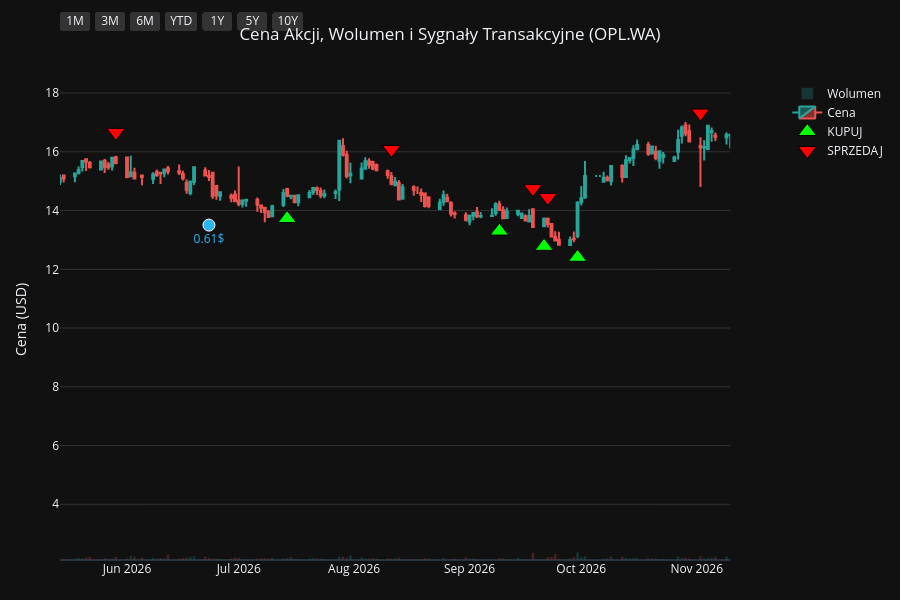
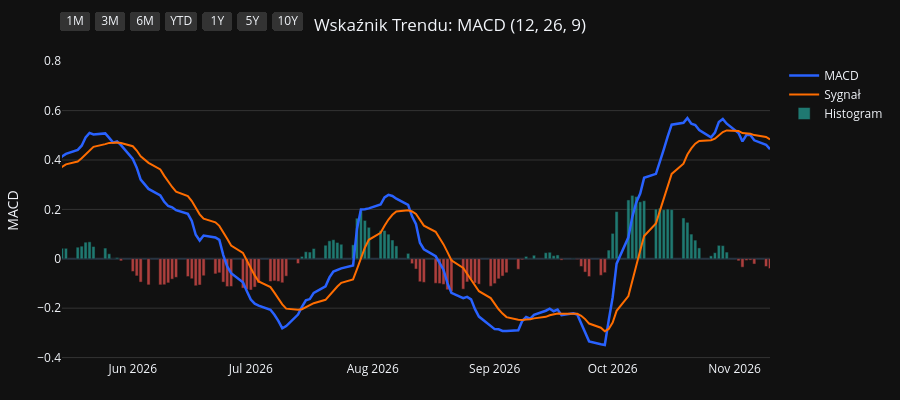
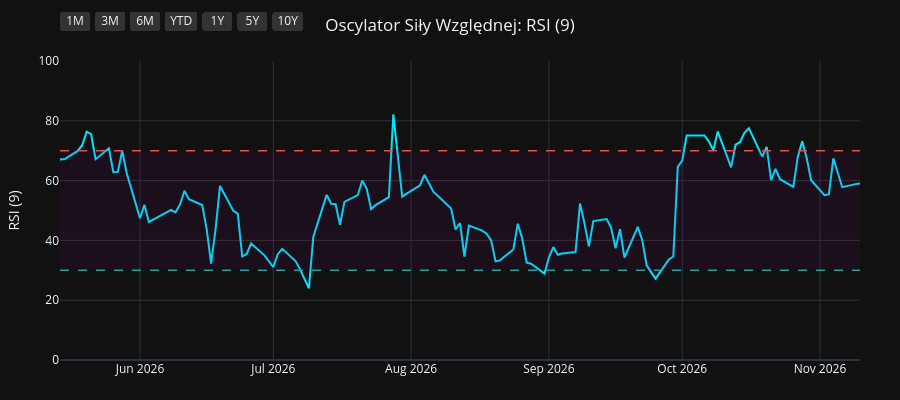
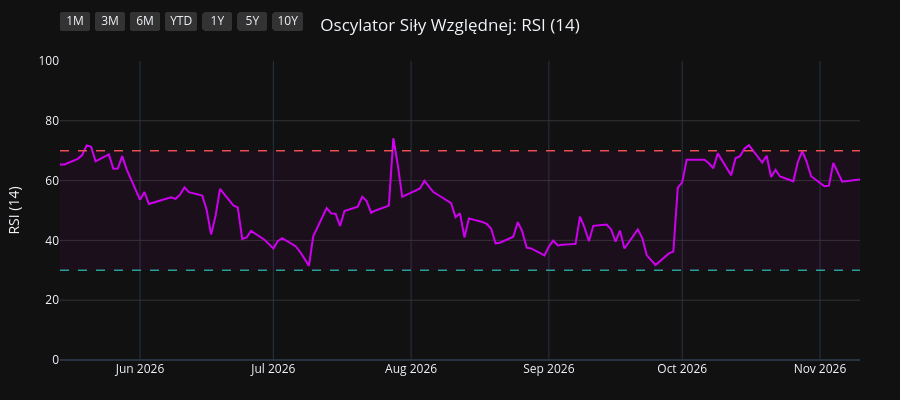

Notebook code for these charts, in order:
### Code cell
import os
import yfinance as yf
import pandas as pd
import pandas_ta as ta
import plotly.graph_objects as go
from plotly.subplots import make_subplots

# 1. Pobranie i przygotowanie danych
symbol = os.environ.get("STOCK_TICKER", "").strip().upper()
if not symbol:
    raise RuntimeError("Set STOCK_TICKER before running price_extractor.ipynb")
df = yf.Ticker(symbol).history(period="10y")
df.index = df.index.tz_localize(None)

# Wskaźniki i sygnały
df.ta.macd(fast=12, slow=26, signal=9, append=True)
df.ta.rsi(length=9, append=True)
df.ta.rsi(length=14, append=True)
df.ta.rsi(length=21, append=True)
df.dropna(inplace=True)

macd = df['MACD_12_26_9']
signal = df['MACDs_12_26_9']
wczorajszy_macd = macd.shift(1)
wczorajszy_signal = signal.shift(1)

df['Decyzja'] = 'BRAK'
df.loc[(macd > signal) & (wczorajszy_macd <= wczorajszy_signal), 'Decyzja'] = 'KUPUJ'
df.loc[(macd < signal) & (wczorajszy_macd >= wczorajszy_signal), 'Decyzja'] = 'SPRZEDAJ'

df_kupuj = df[df['Decyzja'] == 'KUPUJ']
df_sprzedaj = df[df['Decyzja'] == 'SPRZEDAJ']
df_dywidendy = df[df['Dividends'] > 0]
df_splity = df[df['Stock Splits'] > 0]

# Wspólna konfiguracja osi X
konfiguracja_osi_x = dict(
    type="date",
    showspikes=True, spikemode="across", spikesnap="cursor", spikedash="dot", spikecolor="#ffffff", spikethickness=1, hoverformat="%Y-%m-%d",
    rangeselector=dict(
        buttons=list([
            dict(count=1, label="1M", step="month", stepmode="backward"),
            dict(count=3, label="3M", step="month", stepmode="backward"),
            dict(count=6, label="6M", step="month", stepmode="backward"),
            dict(count=1, label="YTD", step="year", stepmode="todate"),
            dict(count=1, label="1Y", step="year", stepmode="backward"),
            dict(count=5, label="5Y", step="year", stepmode="backward"),
            dict(step="all", label="10Y")
        ]),
        bgcolor="#333333", activecolor="#2962ff", x=0, y=1.1
    )
)

# ==========================================
# WYKRES 1: CENA + WOLUMEN + SYGNAŁY
# ==========================================
fig1 = make_subplots(specs=[[{"secondary_y": True}]])

kolory_wolumenu = ['#26a69a' if row['Close'] >= row['Open'] else '#ef5350' for index, row in df.iterrows()]
fig1.add_trace(go.Bar(x=df.index, y=df['Volume'], marker_color=kolory_wolumenu, opacity=0.25, name='Wolumen'), secondary_y=True)
fig1.add_trace(go.Candlestick(x=df.index, open=df['Open'], high=df['High'], low=df['Low'], close=df['Close'], name='Cena', increasing_line_color='#26a69a', decreasing_line_color='#ef5350'), secondary_y=False)
fig1.add_trace(go.Scatter(x=df_kupuj.index, y=df_kupuj['Low'] * 0.95, customdata=df_kupuj[['Low', 'High']], mode='markers', marker=dict(symbol='triangle-up', size=16, color='#00ff00', line=dict(width=1, color='black')), name='KUPUJ', hovertemplate='KUPUJ<br>Najniższa: %{customdata[0]:.2f}<br>Najwyższa: %{customdata[1]:.2f}<extra></extra>'), secondary_y=False)
fig1.add_trace(go.Scatter(x=df_sprzedaj.index, y=df_sprzedaj['High'] * 1.05, customdata=df_sprzedaj[['Low', 'High']], mode='markers', marker=dict(symbol='triangle-down', size=16, color='#ff0000', line=dict(width=1, color='black')), name='SPRZEDAJ', hovertemplate='SPRZEDAJ<br>Najniższa: %{customdata[0]:.2f}<br>Najwyższa: %{customdata[1]:.2f}<extra></extra>'), secondary_y=False)

if not df_dywidendy.empty:
    fig1.add_trace(go.Scatter(x=df_dywidendy.index, y=df_dywidendy['Low'] * 0.90, mode='markers+text', marker=dict(symbol='circle', size=12, color='#29b6f6', line=dict(width=1, color='white')), text=df_dywidendy['Dividends'].apply(lambda x: f"{x}$"), textposition="bottom center", name='Dywidenda', showlegend=False, hovertemplate='Dywidenda: %{text}<extra></extra>', textfont=dict(color="#29b6f6")), secondary_y=False)
if not df_splity.empty:
                    fig1.add_trace(go.Scatter(x=df_splity.index, y=df_splity['High'], mode='markers+text', marker=dict(symbol='star', size=16, color='#ffee58', line=dict(width=1, color='black')), text=df_splity['Stock Splits'].apply(lambda x: f"{x:g}:1" if x >= 1 else f"1:{1 / x:g}"), textposition="top center", name='Split', hovertemplate='%{text}<extra></extra>', textfont=dict(color="#ffee58")), secondary_y=False)

fig1.update_layout(title=dict(text=f"Cena Akcji, Wolumen i Sygnały Transakcyjne ({symbol})", x=0.5, xanchor='center'), dragmode='pan', xaxis_rangeslider_visible=False, template='plotly_dark', height=600, hovermode='x unified', margin=dict(l=60, r=40, t=60, b=40))
fig1.update_xaxes(**konfiguracja_osi_x)
fig1.update_xaxes(range=[df.index.max() - pd.Timedelta(days=180), df.index.max()])
fig1.update_yaxes(title_text="Cena (USD)", secondary_y=False, gridcolor='#333333')
fig1.update_yaxes(range=[0, df['Volume'].max() * 4], showgrid=False, showticklabels=False, secondary_y=True)
fig1.show(config={'scrollZoom': True})

# ==========================================
# WYKRES 2: WSKAŹNIK MACD
# ==========================================
fig2 = go.Figure()
fig2.add_trace(go.Scatter(x=df.index, y=df['MACD_12_26_9'], line=dict(color='#2962ff', width=2.5), name='MACD'))
fig2.add_trace(go.Scatter(x=df.index, y=df['MACDs_12_26_9'], line=dict(color='#ff6d00', width=2), name='Sygnał'))
kolory_macd = ['#26a69a' if val >= 0 else '#ef5350' for val in df['MACDh_12_26_9']]
fig2.add_trace(go.Bar(x=df.index, y=df['MACDh_12_26_9'], marker_color=kolory_macd, name='Histogram', opacity=0.7))
fig2.update_layout(title=dict(text="Wskaźnik Trendu: MACD (12, 26, 9)", x=0.5, xanchor='center'), dragmode='pan', xaxis_rangeslider_visible=False, template='plotly_dark', height=400, hovermode='x unified', margin=dict(l=60, r=40, t=60, b=40))
fig2.update_xaxes(**konfiguracja_osi_x)
fig2.update_xaxes(range=[df.index.max() - pd.Timedelta(days=180), df.index.max()])
fig2.update_yaxes(title_text="MACD", gridcolor='#333333')
fig2.show(config={'scrollZoom': True})

# ==========================================
# WYKRES 3: OSCYLATOR RSI (9)
# ==========================================
fig3 = go.Figure()
fig3.add_trace(go.Scatter(x=df.index, y=df['RSI_9'], line=dict(color='#00e5ff', width=2), name='RSI (9)'))
fig3.add_hline(y=70, line_dash="dash", line_color="#ef5350", line_width=1.5)
fig3.add_hline(y=30, line_dash="dash", line_color="#26a69a", line_width=1.5)
fig3.add_hrect(y0=30, y1=70, line_width=0, fillcolor="purple", opacity=0.1)
fig3.update_layout(title=dict(text="Oscylator Siły Względnej: RSI (9)", x=0.5, xanchor='center'), dragmode='pan', xaxis_rangeslider_visible=False, template='plotly_dark', height=400, hovermode='x unified', margin=dict(l=60, r=40, t=60, b=40))
fig3.update_xaxes(**konfiguracja_osi_x)
fig3.update_xaxes(range=[df.index.max() - pd.Timedelta(days=180), df.index.max()])
fig3.update_yaxes(title_text="RSI (9)", range=[0, 100], gridcolor='#333333')
fig3.show(config={'scrollZoom': True})

# ==========================================
# WYKRES 4: OSCYLATOR RSI (14)
# ==========================================
fig4 = go.Figure()
fig4.add_trace(go.Scatter(x=df.index, y=df['RSI_14'], line=dict(color='#d500f9', width=2), name='RSI (14)'))
fig4.add_hline(y=70, line_dash="dash", line_color="#ef5350", line_width=1.5)
fig4.add_hline(y=30, line_dash="dash", line_color="#26a69a", line_width=1.5)
fig4.add_hrect(y0=30, y1=70, line_width=0, fillcolor="purple", opacity=0.1)
fig4.update_layout(title=dict(text="Oscylator Siły Względnej: RSI (14)", x=0.5, xanchor='center'), dragmode='pan', xaxis_rangeslider_visible=False, template='plotly_dark', height=400, hovermode='x unified', margin=dict(l=60, r=40, t=60, b=40))
fig4.update_xaxes(**konfiguracja_osi_x)
fig4.update_xaxes(range=[df.index.max() - pd.Timedelta(days=180), df.index.max()])
fig4.update_yaxes(title_text="RSI (14)", range=[0, 100], gridcolor='#333333')
fig4.show(config={'scrollZoom': True})

# ==========================================
# WYKRES 5: OSCYLATOR RSI (21)
# ==========================================
fig5 = go.Figure()
fig5.add_trace(go.Scatter(x=df.index, y=df['RSI_21'], line=dict(color='#64dd17', width=2), name='RSI (21)'))
fig5.add_hline(y=70, line_dash="dash", line_color="#ef5350", line_width=1.5)
fig5.add_hline(y=30, line_dash="dash", line_color="#26a69a", line_width=1.5)
fig5.add_hrect(y0=30, y1=70, line_width=0, fillcolor="purple", opacity=0.1)
fig5.update_layout(title=dict(text="Oscylator Siły Względnej: RSI (21)", x=0.5, xanchor='center'), dragmode='pan', xaxis_rangeslider_visible=False, template='plotly_dark', height=400, hovermode='x unified', margin=dict(l=60, r=40, t=60, b=40))
fig5.update_xaxes(**konfiguracja_osi_x)
fig5.update_xaxes(range=[df.index.max() - pd.Timedelta(days=180), df.index.max()])
fig5.update_yaxes(title_text="RSI (21)", range=[0, 100], gridcolor='#333333')
fig5.show(config={'scrollZoom': True})

### Figure 1 — Plotly figure (JSON) as saved in the notebook; plotly's stock layout.template omitted (floating-point values rounded to 4 significant figures; data arrays with more than 128 entries replaced by an {"elided": "..."} marker saying what was removed)
{"data": [{"marker": {"color": {"elided": "2506 str values"}}, "name": "Wolumen", "opacity": 0.25, "type": "bar", "x": {"elided": "2506 str values"}, "xaxis": "x", "y": {"elided": "2506 int values"}, "yaxis": "y2"}, {"close": {"elided": "2506 float values"}, "decreasing": {"line": {"color": "#ef5350"}}, "high": {"elided": "2506 float values"}, "increasing": {"line": {"color": "#26a69a"}}, "low": {"elided": "2506 float values"}, "name": "Cena", "open": {"elided": "2506 float values"}, "type": "candlestick", "x": {"elided": "2506 str values"}, "xaxis": "x", "yaxis": "y"}, {"customdata": {"elided": "99x2 float values"}, "hovertemplate": "KUPUJ<br>Najniższa: %{customdata[0]:.2f}<br>Najwyższa: %{customdata[1]:.2f}<extra></extra>", "marker": {"color": "#00ff00", "line": {"color": "black", "width": 1}, "size": 16, "symbol": "triangle-up"}, "mode": "markers", "name": "KUPUJ", "type": "scatter", "x": ["2017-02-10T00:00:00", "2017-03-07T00:00:00", "2017-04-13T00:00:00", "2017-04-27T00:00:00", "2017-07-17T00:00:00", "2017-07-28T00:00:00", "2017-08-29T00:00:00", "2017-10-02T00:00:00", "2017-10-26T00:00:00", "2017-12-06T00:00:00", "2017-12-13T00:00:00", "2018-01-05T00:00:00", "2018-01-15T00:00:00", "2018-03-06T00:00:00", "2018-04-09T00:00:00", "2018-05-10T00:00:00", "2018-05-21T00:00:00", "2018-05-29T00:00:00", "2018-07-04T00:00:00", "2018-07-23T00:00:00", "2018-08-28T00:00:00", "2018-09-25T00:00:00", "2018-11-06T00:00:00", "2018-11-21T00:00:00", "2018-12-19T00:00:00", "2019-01-02T00:00:00", "2019-03-19T00:00:00", "2019-04-25T00:00:00", "2019-05-20T00:00:00", "2019-07-31T00:00:00", "2019-08-30T00:00:00", "2019-09-18T00:00:00", "2019-10-08T00:00:00", "2019-12-06T00:00:00", "2020-01-15T00:00:00", "2020-02-14T00:00:00", "2020-03-19T00:00:00", "2020-06-03T00:00:00", "2020-07-02T00:00:00", "2020-08-04T00:00:00", "2020-09-28T00:00:00", "2020-10-01T00:00:00", "2020-11-05T00:00:00", "2020-11-30T00:00:00", "2021-01-27T00:00:00", "2021-03-01T00:00:00", "2021-03-26T00:00:00", "2021-06-04T00:00:00", "2021-06-29T00:00:00", "2021-08-17T00:00:00", "2021-09-29T00:00:00", "2021-11-12T00:00:00", "2021-12-23T00:00:00", "2022-02-10T00:00:00", "2022-03-17T00:00:00", "2022-04-12T00:00:00", "2022-05-23T00:00:00", "2022-06-21T00:00:00", "2022-08-11T00:00:00", "2022-09-22T00:00:00", "2022-10-05T00:00:00", "2022-12-27T00:00:00", "2023-02-20T00:00:00", "2023-03-08T00:00:00", "2023-03-23T00:00:00", "2023-05-02T00:00:00", "2023-06-06T00:00:00", "2023-07-10T00:00:00", "2023-08-29T00:00:00", "2023-10-26T00:00:00", "2023-12-04T00:00:00", "2024-01-08T00:00:00", "2024-01-11T00:00:00", "2024-02-01T00:00:00", "2024-03-15T00:00:00", "2024-04-25T00:00:00", "2024-06-24T00:00:00", "2024-07-31T00:00:00", "2024-10-17T00:00:00", "2024-11-21T00:00:00", "2025-01-02T00:00:00", "2025-01-16T00:00:00", "2025-03-07T00:00:00", "2025-04-14T00:00:00", "2025-06-26T00:00:00", "2025-07-22T00:00:00", "2025-08-18T00:00:00", "2025-10-03T00:00:00", "2025-10-15T00:00:00", "2025-11-10T00:00:00", "2025-11-26T00:00:00", "2025-12-23T00:00:00", "2026-03-30T00:00:00", "2026-04-09T00:00:00", "2026-05-04T00:00:00", "2026-07-14T00:00:00", "2026-09-09T00:00:00", "2026-09-21T00:00:00", "2026-09-30T00:00:00"], "xaxis": "x", "y": [4.024, 3.44, 3.336, 3.262, 3.869, 3.884, 4.365, 3.921, 3.669, 4.135, 4.083, 4.416, 4.424, 4.194, 4.298, 3.854, 3.721, 3.595, 3.418, 3.27, 3.662, 3.314, 3.292, 3.381, 3.529, 3.506, 4.017, 3.691, 3.403, 4.949, 4.646, 4.416, 4.058, 5.045, 5.326, 5.308, 4.668, 4.779, 4.66, 5.33, 4.993, 5.03, 4.716, 4.572, 4.757, 4.616, 4.683, 4.956, 4.953, 5.755, 6.01, 5.726, 6.01, 5.981, 5.678, 5.914, 4.437, 4.252, 4.709, 4.364, 4.192, 4.948, 5.372, 5.275, 5.171, 5.604, 5.66, 5.448, 5.646, 6.143, 6.536, 6.71, 6.741, 6.908, 6.552, 6.383, 6.608, 6.766, 7.221, 6.425, 6.347, 6.264, 7.378, 7.829, 8.174, 8.211, 7.803, 8.13, 7.871, 8.414, 8.395, 9.029, 12.39, 12.6, 13.44, 13.73, 13.3, 12.78, 12.41], "yaxis": "y"}, {"customdata": {"elided": "100x2 float values"}, "hovertemplate": "SPRZEDAJ<br>Najniższa: %{customdata[0]:.2f}<br>Najwyższa: %{customdata[1]:.2f}<extra></extra>", "marker": {"color": "#ff0000", "line": {"color": "black", "width": 1}, "size": 16, "symbol": "triangle-down"}, "mode": "markers", "name": "SPRZEDAJ", "type": "scatter", "x": ["2017-01-18T00:00:00", "2017-02-14T00:00:00", "2017-04-12T00:00:00", "2017-04-18T00:00:00", "2017-07-05T00:00:00", "2017-07-19T00:00:00", "2017-08-16T00:00:00", "2017-09-04T00:00:00", "2017-10-04T00:00:00", "2017-11-14T00:00:00", "2017-12-07T00:00:00", "2017-12-28T00:00:00", "2018-01-12T00:00:00", "2018-01-25T00:00:00", "2018-03-26T00:00:00", "2018-04-16T00:00:00", "2018-05-18T00:00:00", "2018-05-22T00:00:00", "2018-06-19T00:00:00", "2018-07-18T00:00:00", "2018-08-13T00:00:00", "2018-08-30T00:00:00", "2018-10-30T00:00:00", "2018-11-20T00:00:00", "2018-12-10T00:00:00", "2018-12-20T00:00:00", "2019-02-04T00:00:00", "2019-03-27T00:00:00", "2019-05-03T00:00:00", "2019-06-27T00:00:00", "2019-08-08T00:00:00", "2019-09-09T00:00:00", "2019-09-20T00:00:00", "2019-11-25T00:00:00", "2019-12-24T00:00:00", "2020-01-24T00:00:00", "2020-02-26T00:00:00", "2020-05-05T00:00:00", "2020-06-15T00:00:00", "2020-07-30T00:00:00", "2020-08-18T00:00:00", "2020-09-29T00:00:00", "2020-10-15T00:00:00", "2020-11-25T00:00:00", "2021-01-13T00:00:00", "2021-02-11T00:00:00", "2021-03-25T00:00:00", "2021-04-26T00:00:00", "2021-06-16T00:00:00", "2021-08-03T00:00:00", "2021-09-03T00:00:00", "2021-10-12T00:00:00", "2021-12-03T00:00:00", "2022-01-17T00:00:00", "2022-02-24T00:00:00", "2022-04-07T00:00:00", "2022-04-13T00:00:00", "2022-06-13T00:00:00", "2022-07-15T00:00:00", "2022-08-24T00:00:00", "2022-09-23T00:00:00", "2022-11-30T00:00:00", "2023-01-20T00:00:00", "2023-02-21T00:00:00", "2023-03-13T00:00:00", "2023-04-26T00:00:00", "2023-05-17T00:00:00", "2023-06-09T00:00:00", "2023-08-03T00:00:00", "2023-09-28T00:00:00", "2023-11-17T00:00:00", "2023-12-15T00:00:00", "2024-01-10T00:00:00", "2024-01-24T00:00:00", "2024-02-13T00:00:00", "2024-04-15T00:00:00", "2024-05-28T00:00:00", "2024-07-16T00:00:00", "2024-09-11T00:00:00", "2024-10-22T00:00:00", "2024-12-17T00:00:00", "2025-01-08T00:00:00", "2025-02-25T00:00:00", "2025-03-26T00:00:00", "2025-05-06T00:00:00", "2025-07-10T00:00:00", "2025-07-23T00:00:00", "2025-09-05T00:00:00", "2025-10-07T00:00:00", "2025-11-04T00:00:00", "2025-11-14T00:00:00", "2025-12-17T00:00:00", "2026-03-04T00:00:00", "2026-04-08T00:00:00", "2026-04-16T00:00:00", "2026-05-29T00:00:00", "2026-08-11T00:00:00", "2026-09-18T00:00:00", "2026-09-22T00:00:00", "2026-11-02T00:00:00"], "xaxis": "x", "y": [4.595, 4.227, 3.769, 3.81, 4.235, 4.309, 4.709, 4.996, 4.333, 4.472, 4.62, 4.832, 4.971, 5.126, 4.759, 4.775, 4.178, 4.203, 3.884, 3.704, 3.974, 4.064, 3.63, 3.786, 4.006, 4.047, 4.644, 4.497, 3.952, 5.633, 5.482, 4.987, 4.832, 5.421, 5.764, 6.046, 5.936, 5.727, 5.265, 5.944, 6.251, 5.699, 5.682, 5.184, 5.388, 5.315, 5.22, 5.838, 5.568, 6.296, 6.819, 6.557, 6.925, 6.909, 6.48, 6.541, 6.621, 4.695, 5.353, 5.343, 4.878, 5.876, 5.98, 5.982, 5.869, 6.153, 6.466, 6.375, 6.529, 6.781, 7.163, 7.454, 7.506, 7.688, 7.873, 7.201, 7.596, 7.587, 8.407, 7.997, 7.202, 7.04, 7.923, 8.626, 9.331, 9.222, 9.311, 9.426, 8.998, 9.364, 9.336, 9.78, 13.82, 14.03, 14.44, 16.66, 16.08, 14.75, 14.45, 17.32], "yaxis": "y"}, {"hovertemplate": "Dywidenda: %{text}<extra></extra>", "marker": {"color": "#29b6f6", "line": {"color": "white", "width": 1}, "size": 12, "symbol": "circle"}, "mode": "markers+text", "name": "Dywidenda", "showlegend": false, "text": ["0.25$", "0.35$", "0.48$", "0.53$", "0.61$"], "textfont": {"color": "#29b6f6"}, "textposition": "bottom center", "type": "scatter", "x": ["2022-06-21T00:00:00", "2023-07-11T00:00:00", "2024-06-25T00:00:00", "2025-06-24T00:00:00", "2026-06-23T00:00:00"], "xaxis": "x", "y": [4.029, 5.315, 6.23, 7.72, 13.5], "yaxis": "y"}], "layout": {"dragmode": "pan", "height": 600, "hovermode": "x unified", "margin": {"b": 40, "l": 60, "r": 40, "t": 60}, "title": {"text": "Cena Akcji, Wolumen i Sygnały Transakcyjne (OPL.WA)", "x": 0.5, "xanchor": "center"}, "xaxis": {"anchor": "y", "domain": [0.0, 0.94], "hoverformat": "%Y-%m-%d", "range": ["2026-05-14T00:00:00", "2026-11-10T00:00:00"], "rangeselector": {"activecolor": "#2962ff", "bgcolor": "#333333", "buttons": [{"count": 1, "label": "1M", "step": "month", "stepmode": "backward"}, {"count": 3, "label": "3M", "step": "month", "stepmode": "backward"}, {"count": 6, "label": "6M", "step": "month", "stepmode": "backward"}, {"count": 1, "label": "YTD", "step": "year", "stepmode": "todate"}, {"count": 1, "label": "1Y", "step": "year", "stepmode": "backward"}, {"count": 5, "label": "5Y", "step": "year", "stepmode": "backward"}, {"label": "10Y", "step": "all"}], "x": 0, "y": 1.1}, "rangeslider": {"visible": false}, "showspikes": true, "spikecolor": "#ffffff", "spikedash": "dot", "spikemode": "across", "spikesnap": "cursor", "spikethickness": 1, "type": "date"}, "yaxis": {"anchor": "x", "domain": [0.0, 1.0], "gridcolor": "#333333", "title": {"text": "Cena (USD)"}}, "yaxis2": {"anchor": "x", "overlaying": "y", "range": [0, 296877660], "showgrid": false, "showticklabels": false, "side": "right"}}}

### Figure 2 — Plotly figure (JSON) as saved in the notebook; plotly's stock layout.template omitted (floating-point values rounded to 4 significant figures; data arrays with more than 128 entries replaced by an {"elided": "..."} marker saying what was removed)
{"data": [{"line": {"color": "#2962ff", "width": 2.5}, "name": "MACD", "type": "scatter", "x": {"elided": "2506 str values"}, "y": {"elided": "2506 float values"}}, {"line": {"color": "#ff6d00", "width": 2}, "name": "Sygnał", "type": "scatter", "x": {"elided": "2506 str values"}, "y": {"elided": "2506 float values"}}, {"marker": {"color": {"elided": "2506 str values"}}, "name": "Histogram", "opacity": 0.7, "type": "bar", "x": {"elided": "2506 str values"}, "y": {"elided": "2506 float values"}}], "layout": {"dragmode": "pan", "height": 400, "hovermode": "x unified", "margin": {"b": 40, "l": 60, "r": 40, "t": 60}, "title": {"text": "Wskaźnik Trendu: MACD (12, 26, 9)", "x": 0.5, "xanchor": "center"}, "xaxis": {"hoverformat": "%Y-%m-%d", "range": ["2026-05-14T00:00:00", "2026-11-10T00:00:00"], "rangeselector": {"activecolor": "#2962ff", "bgcolor": "#333333", "buttons": [{"count": 1, "label": "1M", "step": "month", "stepmode": "backward"}, {"count": 3, "label": "3M", "step": "month", "stepmode": "backward"}, {"count": 6, "label": "6M", "step": "month", "stepmode": "backward"}, {"count": 1, "label": "YTD", "step": "year", "stepmode": "todate"}, {"count": 1, "label": "1Y", "step": "year", "stepmode": "backward"}, {"count": 5, "label": "5Y", "step": "year", "stepmode": "backward"}, {"label": "10Y", "step": "all"}], "x": 0, "y": 1.1}, "rangeslider": {"visible": false}, "showspikes": true, "spikecolor": "#ffffff", "spikedash": "dot", "spikemode": "across", "spikesnap": "cursor", "spikethickness": 1, "type": "date"}, "yaxis": {"gridcolor": "#333333", "title": {"text": "MACD"}}}}

### Figure 3 — Plotly figure (JSON) as saved in the notebook; plotly's stock layout.template omitted (floating-point values rounded to 4 significant figures; data arrays with more than 128 entries replaced by an {"elided": "..."} marker saying what was removed)
{"data": [{"line": {"color": "#00e5ff", "width": 2}, "name": "RSI (9)", "type": "scatter", "x": {"elided": "2506 str values"}, "y": {"elided": "2506 float values"}}], "layout": {"dragmode": "pan", "height": 400, "hovermode": "x unified", "margin": {"b": 40, "l": 60, "r": 40, "t": 60}, "shapes": [{"line": {"color": "#ef5350", "dash": "dash", "width": 1.5}, "type": "line", "x0": 0, "x1": 1, "xref": "x domain", "y0": 70, "y1": 70, "yref": "y"}, {"line": {"color": "#26a69a", "dash": "dash", "width": 1.5}, "type": "line", "x0": 0, "x1": 1, "xref": "x domain", "y0": 30, "y1": 30, "yref": "y"}, {"fillcolor": "purple", "line": {"width": 0}, "opacity": 0.1, "type": "rect", "x0": 0, "x1": 1, "xref": "x domain", "y0": 30, "y1": 70, "yref": "y"}], "title": {"text": "Oscylator Siły Względnej: RSI (9)", "x": 0.5, "xanchor": "center"}, "xaxis": {"hoverformat": "%Y-%m-%d", "range": ["2026-05-14T00:00:00", "2026-11-10T00:00:00"], "rangeselector": {"activecolor": "#2962ff", "bgcolor": "#333333", "buttons": [{"count": 1, "label": "1M", "step": "month", "stepmode": "backward"}, {"count": 3, "label": "3M", "step": "month", "stepmode": "backward"}, {"count": 6, "label": "6M", "step": "month", "stepmode": "backward"}, {"count": 1, "label": "YTD", "step": "year", "stepmode": "todate"}, {"count": 1, "label": "1Y", "step": "year", "stepmode": "backward"}, {"count": 5, "label": "5Y", "step": "year", "stepmode": "backward"}, {"label": "10Y", "step": "all"}], "x": 0, "y": 1.1}, "rangeslider": {"visible": false}, "showspikes": true, "spikecolor": "#ffffff", "spikedash": "dot", "spikemode": "across", "spikesnap": "cursor", "spikethickness": 1, "type": "date"}, "yaxis": {"gridcolor": "#333333", "range": [0, 100], "title": {"text": "RSI (9)"}}}}

### Figure 4 — Plotly figure (JSON) as saved in the notebook; plotly's stock layout.template omitted (floating-point values rounded to 4 significant figures; data arrays with more than 128 entries replaced by an {"elided": "..."} marker saying what was removed)
{"data": [{"line": {"color": "#d500f9", "width": 2}, "name": "RSI (14)", "type": "scatter", "x": {"elided": "2506 str values"}, "y": {"elided": "2506 float values"}}], "layout": {"dragmode": "pan", "height": 400, "hovermode": "x unified", "margin": {"b": 40, "l": 60, "r": 40, "t": 60}, "shapes": [{"line": {"color": "#ef5350", "dash": "dash", "width": 1.5}, "type": "line", "x0": 0, "x1": 1, "xref": "x domain", "y0": 70, "y1": 70, "yref": "y"}, {"line": {"color": "#26a69a", "dash": "dash", "width": 1.5}, "type": "line", "x0": 0, "x1": 1, "xref": "x domain", "y0": 30, "y1": 30, "yref": "y"}, {"fillcolor": "purple", "line": {"width": 0}, "opacity": 0.1, "type": "rect", "x0": 0, "x1": 1, "xref": "x domain", "y0": 30, "y1": 70, "yref": "y"}], "title": {"text": "Oscylator Siły Względnej: RSI (14)", "x": 0.5, "xanchor": "center"}, "xaxis": {"hoverformat": "%Y-%m-%d", "range": ["2026-05-14T00:00:00", "2026-11-10T00:00:00"], "rangeselector": {"activecolor": "#2962ff", "bgcolor": "#333333", "buttons": [{"count": 1, "label": "1M", "step": "month", "stepmode": "backward"}, {"count": 3, "label": "3M", "step": "month", "stepmode": "backward"}, {"count": 6, "label": "6M", "step": "month", "stepmode": "backward"}, {"count": 1, "label": "YTD", "step": "year", "stepmode": "todate"}, {"count": 1, "label": "1Y", "step": "year", "stepmode": "backward"}, {"count": 5, "label": "5Y", "step": "year", "stepmode": "backward"}, {"label": "10Y", "step": "all"}], "x": 0, "y": 1.1}, "rangeslider": {"visible": false}, "showspikes": true, "spikecolor": "#ffffff", "spikedash": "dot", "spikemode": "across", "spikesnap": "cursor", "spikethickness": 1, "type": "date"}, "yaxis": {"gridcolor": "#333333", "range": [0, 100], "title": {"text": "RSI (14)"}}}}
